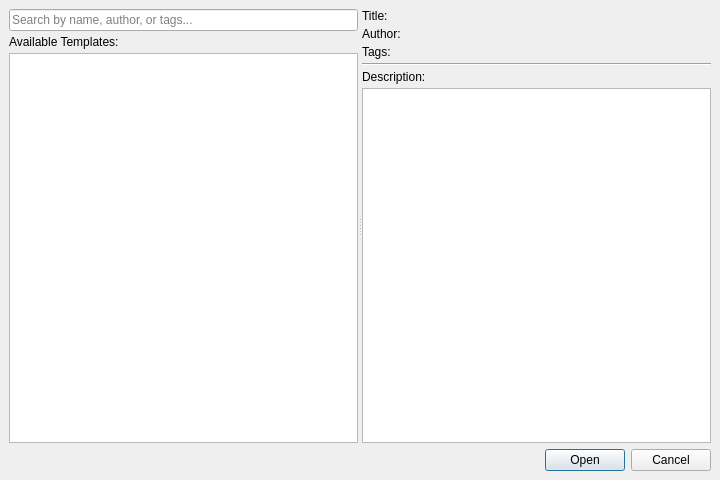
<?xml version="1.0" encoding="UTF-8"?>
<ui version="4.0">
 <class>fso::fred::dialogs::TemplateBrowserDialog</class>
 <widget class="QDialog" name="fso::fred::dialogs::TemplateBrowserDialog">
  <property name="windowModality">
   <enum>Qt::WindowModal</enum>
  </property>
  <property name="geometry">
   <rect>
    <x>0</x>
    <y>0</y>
    <width>720</width>
    <height>480</height>
   </rect>
  </property>
  <property name="minimumSize">
   <size>
    <width>500</width>
    <height>350</height>
   </size>
  </property>
  <property name="windowTitle">
   <string>Mission Templates</string>
  </property>
  <layout class="QVBoxLayout" name="mainLayout">
   <property name="margin">
    <number>9</number>
   </property>
   <property name="spacing">
    <number>6</number>
   </property>
   <item>
    <widget class="QSplitter" name="splitter">
     <property name="orientation">
      <enum>Qt::Horizontal</enum>
     </property>
     <widget class="QWidget" name="leftWidget">
      <layout class="QVBoxLayout" name="leftLayout">
       <property name="margin">
        <number>0</number>
       </property>
       <property name="spacing">
        <number>4</number>
       </property>
       <item>
        <widget class="QLineEdit" name="searchEdit">
         <property name="placeholderText">
          <string>Search by name, author, or tags...</string>
         </property>
        </widget>
       </item>
       <item>
        <widget class="QLabel" name="listLabel">
         <property name="text">
          <string>Available Templates:</string>
         </property>
        </widget>
       </item>
       <item>
        <widget class="QListWidget" name="templateList">
         <property name="minimumSize">
          <size>
           <width>180</width>
           <height>0</height>
          </size>
         </property>
        </widget>
       </item>
      </layout>
     </widget>
     <widget class="QWidget" name="rightWidget">
      <layout class="QVBoxLayout" name="rightLayout">
       <property name="margin">
        <number>0</number>
       </property>
       <property name="spacing">
        <number>4</number>
       </property>
       <item>
        <layout class="QGridLayout" name="detailsGrid">
         <property name="verticalSpacing">
          <number>4</number>
         </property>
         <item row="0" column="0">
          <widget class="QLabel" name="labelTitle">
           <property name="text">
            <string>Title:</string>
           </property>
          </widget>
         </item>
         <item row="0" column="1">
          <widget class="QLabel" name="titleValue">
           <property name="text">
            <string/>
           </property>
           <property name="wordWrap">
            <bool>true</bool>
           </property>
          </widget>
         </item>
         <item row="1" column="0">
          <widget class="QLabel" name="labelAuthor">
           <property name="text">
            <string>Author:</string>
           </property>
          </widget>
         </item>
         <item row="1" column="1">
          <widget class="QLabel" name="authorValue">
           <property name="text">
            <string/>
           </property>
          </widget>
         </item>
         <item row="2" column="0">
          <widget class="QLabel" name="labelTags">
           <property name="text">
            <string>Tags:</string>
           </property>
          </widget>
         </item>
         <item row="2" column="1">
          <widget class="QLabel" name="tagsValue">
           <property name="text">
            <string/>
           </property>
           <property name="wordWrap">
            <bool>true</bool>
           </property>
          </widget>
         </item>
        </layout>
       </item>
       <item>
        <widget class="Line" name="separator">
         <property name="orientation">
          <enum>Qt::Horizontal</enum>
         </property>
        </widget>
       </item>
       <item>
        <widget class="QLabel" name="labelDesc">
         <property name="text">
          <string>Description:</string>
         </property>
        </widget>
       </item>
       <item>
        <widget class="QTextEdit" name="descriptionView">
         <property name="focusPolicy">
          <enum>Qt::ClickFocus</enum>
         </property>
         <property name="readOnly">
          <bool>true</bool>
         </property>
         <property name="acceptRichText">
          <bool>false</bool>
         </property>
        </widget>
       </item>
      </layout>
     </widget>
    </widget>
   </item>
   <item>
    <widget class="QDialogButtonBox" name="buttonBox">
     <property name="orientation">
      <enum>Qt::Horizontal</enum>
     </property>
     <property name="standardButtons">
      <set>QDialogButtonBox::Cancel|QDialogButtonBox::Open</set>
     </property>
    </widget>
   </item>
  </layout>
 </widget>
 <connections>
  <connection>
   <sender>buttonBox</sender>
   <signal>rejected()</signal>
   <receiver>fso::fred::dialogs::TemplateBrowserDialog</receiver>
   <slot>reject()</slot>
   <hints>
    <hint type="sourcelabel"><x>360</x><y>460</y></hint>
    <hint type="destinationlabel"><x>360</x><y>480</y></hint>
   </hints>
  </connection>
 </connections>
</ui>
